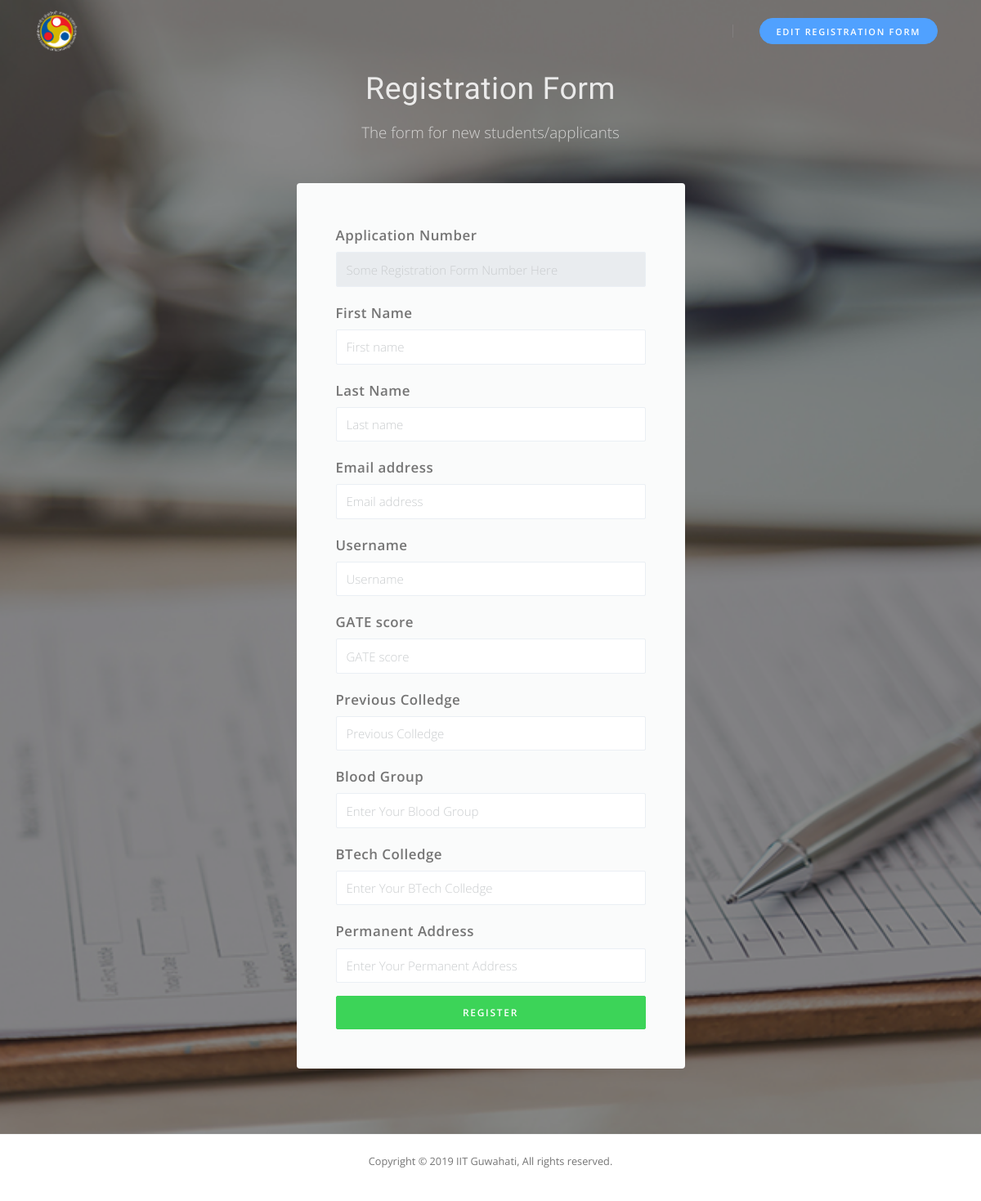
Page /showform.php (signed in) on the committed database.
### tables this page shows
CREATE TABLE `ExtraInfo` (
  `fieldname` varchar(50) NOT NULL,
  `usefield` smallint(6) DEFAULT '0'
);

### showform.php (the view, shortened to what this page needs)
<?php
   include('Session.php');
?>
<!DOCTYPE html>
<html lang="en">
  <head>
    <link href="assets/css/page.min.css" rel="stylesheet">
    <link href="assets/css/style.css" rel="stylesheet">
  </head>
  <body>
          <nav class="navbar navbar-expand-lg navbar-light navbar-stick-dark" data-navbar="sticky">
            <div class="container">
              <div class="navbar-left">
                <a class="navbar-brand" href="index.php">
                  <img class="logo-light" src="assets/img/iitglogolight.png" height="50px" width="50px" alt="logo">
                </a>
              </div>
              <section class="navbar-mobile">
                <div>
                  <a class="btn btn-sm btn-round btn-primary ml-lg-4 mr-2" href="extrafields.php">Edit Registration Form</a>
                </div>
              </section>
            </div>
          </nav>
    <section class="section py-8" style="background-image: url(assets/img/registrationForm.jpg)" data-overlay="5">
        <div class="container">
          <h2 class="text-white text-center lead-6">Registration Form</h2>
          <p class="text-white text-center opacity-80 lead-2">The form for new students/applicants</p>
          <br>
          <div class="row">
            <form class="col-11 col-md-6 col-xl-5 mx-auto section-dialog bg-gray p-5 p-md-7" method="POST">
            <div class="form-group">
          <label class="lead-1 fw-600">Application Number</label>
          <input class="form-control" type="text" name="appnum" disabled="true" placeholder = "Some Registration Form Number Here">
          </div>
              	<div class="form-group">
					<label class="fw-600 lead-1">First Name</label>
					<input class="form-control" type="text" placeholder="First name" name="firstname" required="true">
				</div>
              	<div class="form-group">
					<label class="lead-1 fw-600">Last Name</label>
					<input class="form-control" name="secondname" type="text" placeholder="Last name" required="true">
				</div>
				<div class="form-group">
					<label class="lead-1 fw-600">Email address</label>
					<input class="form-control" type="email" name="email" placeholder="Email address" required="true">
				</div>
				<div class="form-group">
					<label class="lead-1 fw-600">Username</label>
					<input class="form-control" name="username" type="text" placeholder="Username" required="true">
				</div>
				<div class="form-group">
					<label class="lead-1 fw-600">GATE score</label>
					<input class="form-control" type="text" name="gatescore" placeholder="GATE score" required="true">
				</div>
        <div class="form-group">
          <label class="lead-1 fw-600">Previous Colledge</label>
          <input class="form-control" type="text" name="prevcolledge" placeholder="Previous Colledge" required="true">
        </div>
        <?php
                  $x = 0;
                  $qry = mysqli_query($db,"SELECT * FROM `ExtraInfo` WHERE usefield = '$x'");
                  while($data = mysqli_fetch_assoc($qry)){
                    $info = "Enter Your ".$data["fieldname"];
                    echo " <div class='form-group'>
          <label class='lead-1 fw-600'>".$data['fieldname']."</label>
          <input class='form-control' type='text' placeholder= '".$info."' required='true'>
        </div>";
                  }
        ?>
          <button class="btn btn-block btn-lg btn-success">Register</button>
            </form>
          </div>
        </div>
      </section>
    <footer class="footer">
        <div class="container text-center">
          <p class="small">Copyright © 2019 IIT Guwahati, All rights reserved.</p>
        </div>
      </footer>
</body>
</html>

### rows in the picture
extrainfo: fieldname "Blood Group", fieldname "Enter Your Blood Group"
extrainfo: fieldname "BTech Colledge", fieldname "Enter Your BTech Colledge"
extrainfo: fieldname "Permanent Address", fieldname "Enter Your Permanent Address"
